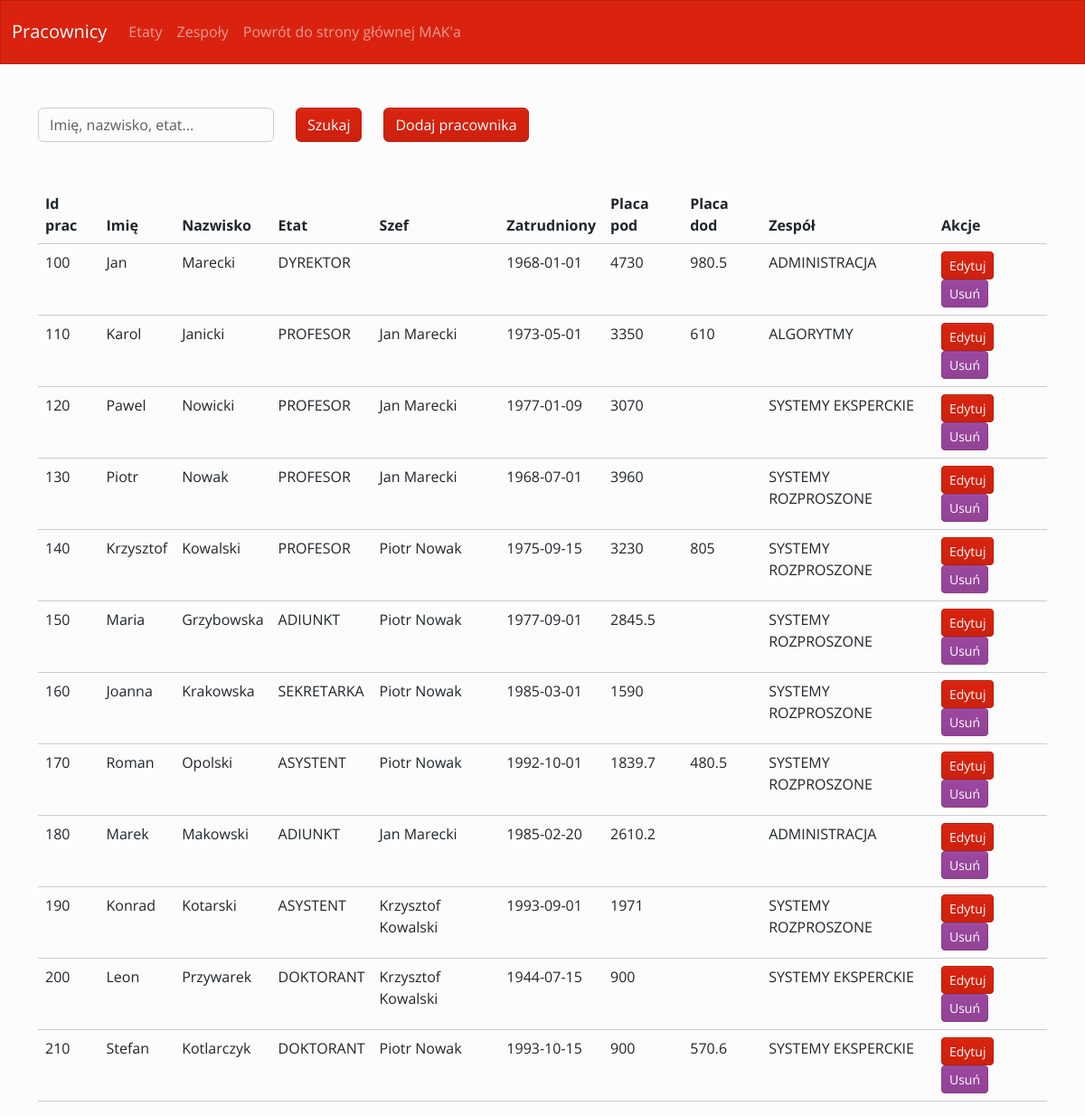
The page / on the database its author committed.
### tables this page shows
CREATE TABLE IF NOT EXISTS `pracownicy` (
  `ID_PRAC` int(11) NOT NULL AUTO_INCREMENT,
  `NAZWISKO` varchar(15) DEFAULT NULL,
  `IMIE` varchar(20) DEFAULT NULL,
  `ETAT` varchar(20) DEFAULT NULL,
  `ID_SZEFA` int(11) DEFAULT NULL,
  `ZATRUDNIONY` date DEFAULT NULL,
  `PLACA_POD` float DEFAULT NULL,
  `PLACA_DOD` float DEFAULT NULL,
  `ID_ZESP` int(11) DEFAULT NULL,
  PRIMARY KEY (`ID_PRAC`),
  KEY `FK_pracownicy_pracownicy` (`ID_SZEFA`),
  KEY `FK_pracownicy_zespoly` (`ID_ZESP`),
  CONSTRAINT `FK_pracownicy_pracownicy` FOREIGN KEY (`ID_SZEFA`) REFERENCES `pracownicy` (`ID_PRAC`),
  CONSTRAINT `FK_pracownicy_zespoly` FOREIGN KEY (`ID_ZESP`) REFERENCES `zespoly` (`ID_ZESP`)
);

CREATE TABLE IF NOT EXISTS `zespoly` (
  `ID_ZESP` int(11) NOT NULL,
  `NAZWA` varchar(20) DEFAULT NULL,
  `ADRES` varchar(20) DEFAULT NULL,
  PRIMARY KEY (`ID_ZESP`)
);

### index.php (the view, shortened to what this page needs)
<?php
require_once 'database.php';
require_once 'functions.php';
?>
<!doctype html>
<html lang="en">
<head>
    <link href="bootstrap/css/bootstrap.min.css" rel="stylesheet">
</head>
<body>
    <?php
    printnavbar();
    ?>
    <?php
    $sql = "SELECT p.*, s.IMIE as SZEF_IMIE, s.NAZWISKO as SZEF_NAZWISKO, z.NAZWA as ZESPOL FROM pracownicy p LEFT JOIN pracownicy s ON p.ID_SZEFA = s.ID_PRAC LEFT JOIN zespoly z ON p.ID_ZESP = z.ID_ZESP";
    if(isset($_POST['submit']) && $_POST['search']!=''){
        $stmt = $pdo->prepare($sql . " WHERE p.IMIE LIKE :s OR p.NAZWISKO LIKE :s OR p.ETAT LIKE :s OR p.ZATRUDNIONY LIKE :s OR p.PLACA_POD LIKE :s OR p.PLACA_DOD LIKE :s OR z.NAZWA LIKE :s OR s.IMIE LIKE :s OR s.NAZWISKO LIKE :s");
        $stmt -> bindValue(':s', '%'.$_POST['search'].'%', PDO::PARAM_STR);
        $stmt->execute();
    }
    else{
        $stmt = $pdo->prepare($sql);
        $stmt->execute();
    }
    ?>
    <div class="container">
        <form action="" method="post">
        <div class="row my-5">
            <div class="col-md-3">
                <input type="text" class="form-control" name="search" placeholder="Imię, nazwisko, etat...">
            </div>
            <div class="col-auto">
                <input type="submit" class="btn btn-primary" name="submit" value="Szukaj">
            </div>
            <div class="col-auto">
                <a href="dodaj_pracownika.php" class="btn btn-primary">Dodaj pracownika</a>
            </div>
        </div>
        </form>
        <div class="row">
            <div class="col-12">
                <table class="table">
                    <thead>
                    <tr>
                        <th>Id prac</th>
                        <th>Imię</th>
                        <th>Nazwisko</th>
                        <th>Etat</th>
                        <th>Szef</th>
                        <th>Zatrudniony</th>
                        <th>Placa pod</th>
                        <th>Placa dod</th>
                        <th>Zespół</th>
                        <th>Akcje</th>
                    </tr>
                    </thead>
                    <tbody>
                    <?php
                    foreach ($stmt as $row){
                        echo '<tr>';
                        echo '<td>'.$row['ID_PRAC'].'</td>';
                        echo '<td>'.$row['IMIE'].'</td>';
                        echo '<td>'.$row['NAZWISKO'].'</td>';
                        echo '<td>'.$row['ETAT'].'</td>';
                        echo '<td>'.(!empty($row['SZEF_IMIE']) ? $row['SZEF_IMIE'].' '.$row['SZEF_NAZWISKO'] : ' '). '</td>';
                        echo '<td>'.$row['ZATRUDNIONY'].'</td>';
                        echo '<td>'.$row['PLACA_POD'].'</td>';
                        echo '<td>'.$row['PLACA_DOD'].'</td>';
                        echo '<td>'.$row['ZESPOL'].'</td>';
                        echo '<td>
                            <a href="index.php?edit='.$row['ID_PRAC'].'" class="btn btn-sm btn-primary me-1">Edytuj</a>
                            <a href="index.php?delete='.$row['ID_PRAC'].'" class="btn btn-sm btn-danger" onclick="return confirm(\'Czy na pewno usunąć? Zastanów się dobrze...\')">Usuń</a>
                        </td>';
                        echo '</tr>';
                    }
                    ?>
                    </tbody>
                </table>
            </div>
        </div>
    </div>
</body>
</html>

### functions.php (shortened to what this page needs)
<?php
function printnavbar() {
echo
'<nav class="navbar navbar-expand-lg bg-primary" data-bs-theme="dark">
  <div class="container-fluid">
    <a class="navbar-brand text-white" href="https://makison.uk/zawodowe/pracownia/">Pracownicy</a>
    <button class="navbar-toggler" type="button" data-bs-toggle="collapse" data-bs-target="#navbarNav" aria-controls="navbarNav" aria-expanded="false" aria-label="Toggle navigation">
      <span class="navbar-toggler-icon"></span>
    </button>
    <div class="collapse navbar-collapse" id="navbarNav">
      <ul class="navbar-nav">
        <li class="nav-item">
          <a class="nav-link" href="etaty.php">Etaty</a>
        </li>
        <li class="nav-item">
          <a class="nav-link" href="zespoly.php">Zespoły</a>
        </li>
        <li class="nav-item"><a class="nav-link" aria-current="page" href="https://makison.uk">Powrót do strony głównej MAK\'a</a></li>
      </ul>
    </div>
  </div>
</nav>';
}
?>

### rows shown on the page
pracownicy: ID_PRAC "100", IMIE "Jan", NAZWISKO "Marecki", ETAT "DYREKTOR", ZATRUDNIONY "1968-01-01", PLACA_POD "4730", PLACA_DOD "980.5", ID_ZESP.NAZWA "ADMINISTRACJA"
pracownicy: ID_PRAC "110", IMIE "Karol", NAZWISKO "Janicki", ETAT "PROFESOR", ID_SZEFA.IMIE "Jan", ID_SZEFA.NAZWISKO "Marecki", ZATRUDNIONY "1973-05-01", PLACA_POD "3350", PLACA_DOD "610", ID_ZESP.NAZWA "ALGORYTMY"
pracownicy: ID_PRAC "120", IMIE "Pawel", NAZWISKO "Nowicki", ETAT "PROFESOR", ID_SZEFA.IMIE "Jan", ID_SZEFA.NAZWISKO "Marecki", ZATRUDNIONY "1977-01-09", PLACA_POD "3070", ID_ZESP.NAZWA "SYSTEMY EKSPERCKIE"
pracownicy: ID_PRAC "130", IMIE "Piotr", NAZWISKO "Nowak", ETAT "PROFESOR", ID_SZEFA.IMIE "Jan", ID_SZEFA.NAZWISKO "Marecki", ZATRUDNIONY "1968-07-01", PLACA_POD "3960", ID_ZESP.NAZWA "SYSTEMY ROZPROSZONE"
pracownicy: ID_PRAC "140", IMIE "Krzysztof", NAZWISKO "Kowalski", ETAT "PROFESOR", ID_SZEFA.IMIE "Piotr", ID_SZEFA.NAZWISKO "Nowak", ZATRUDNIONY "1975-09-15", PLACA_POD "3230", PLACA_DOD "805", ID_ZESP.NAZWA "SYSTEMY ROZPROSZONE"
pracownicy: ID_PRAC "150", IMIE "Maria", NAZWISKO "Grzybowska", ETAT "ADIUNKT", ID_SZEFA.IMIE "Piotr", ID_SZEFA.NAZWISKO "Nowak", ZATRUDNIONY "1977-09-01", PLACA_POD "2845.5", ID_ZESP.NAZWA "SYSTEMY ROZPROSZONE"
pracownicy: ID_PRAC "160", IMIE "Joanna", NAZWISKO "Krakowska", ETAT "SEKRETARKA", ID_SZEFA.IMIE "Piotr", ID_SZEFA.NAZWISKO "Nowak", ZATRUDNIONY "1985-03-01", PLACA_POD "1590", ID_ZESP.NAZWA "SYSTEMY ROZPROSZONE"
pracownicy: ID_PRAC "170", IMIE "Roman", NAZWISKO "Opolski", ETAT "ASYSTENT", ID_SZEFA.IMIE "Piotr", ID_SZEFA.NAZWISKO "Nowak", ZATRUDNIONY "1992-10-01", PLACA_POD "1839.7", PLACA_DOD "480.5", ID_ZESP.NAZWA "SYSTEMY ROZPROSZONE"
pracownicy: ID_PRAC "180", IMIE "Marek", NAZWISKO "Makowski", ETAT "ADIUNKT", ID_SZEFA.IMIE "Jan", ID_SZEFA.NAZWISKO "Marecki", ZATRUDNIONY "1985-02-20", PLACA_POD "2610.2", ID_ZESP.NAZWA "ADMINISTRACJA"
pracownicy: ID_PRAC "190", IMIE "Konrad", NAZWISKO "Kotarski", ETAT "ASYSTENT", ID_SZEFA.IMIE "Krzysztof", ID_SZEFA.NAZWISKO "Kowalski", ZATRUDNIONY "1993-09-01", PLACA_POD "1971", ID_ZESP.NAZWA "SYSTEMY ROZPROSZONE"
pracownicy: ID_PRAC "200", IMIE "Leon", NAZWISKO "Przywarek", ETAT "DOKTORANT", ID_SZEFA.IMIE "Krzysztof", ID_SZEFA.NAZWISKO "Kowalski", ZATRUDNIONY "1944-07-15", PLACA_POD "900", ID_ZESP.NAZWA "SYSTEMY EKSPERCKIE"
pracownicy: ID_PRAC "210", IMIE "Stefan", NAZWISKO "Kotlarczyk", ETAT "DOKTORANT", ID_SZEFA.IMIE "Piotr", ID_SZEFA.NAZWISKO "Nowak", ZATRUDNIONY "1993-10-15", PLACA_POD "900", PLACA_DOD "570.6", ID_ZESP.NAZWA "SYSTEMY EKSPERCKIE"
